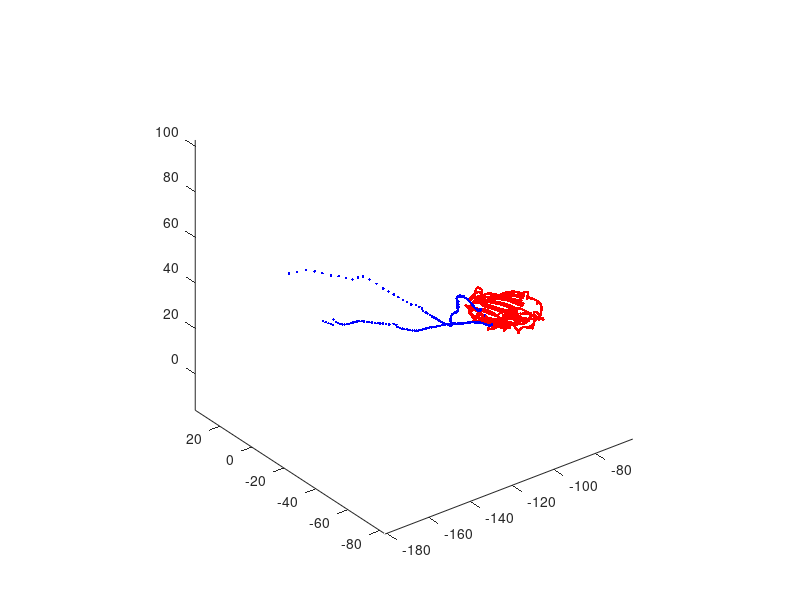

MATLAB code to generate this figure: (Note: this script raises an error after producing the figure.)

clear all
close all
clc

addpath MatLab_Valentina/cyclopsbimanual
%%

M =  csvread('ESD_singleInstrument.csv',7,2);
M = M(:,1:7);      % Cut of last column, is empty

Translation_taskspace = 1000*M(:,5:7)';
Quaternion_taskspace = M(:,1:4)';

Trans_frame = [-1 0 0; 0 0 1; 0 1 0];
Translation_taskspace = Trans_frame*Translation_taskspace;

figure
plot3(Translation_taskspace(1,:),Translation_taskspace(2,:),Translation_taskspace(3,:),'.b')
axis equal

for i = 1:length(Translation_taskspace(1,:))
    if Translation_taskspace(1,i) < -91
        Translation_taskspace(:,i) = zeros(3,1);
        Quaternion_taskspace(:,i) = zeros(4,1);
    end
    if Translation_taskspace(3,i) > 22.5
        Translation_taskspace(:,i) = zeros(3,1);
        Quaternion_taskspace(:,i) = zeros(4,1);
    end
end

Translation_taskspace(:,any(Translation_taskspace,1)==0)=[];
Quaternion_taskspace(:,any(Quaternion_taskspace,1)==0)=[];

hold on    
plot3(Translation_taskspace(1,:),Translation_taskspace(2,:),Translation_taskspace(3,:),'.r')
axis equal    



for i = 1:length(Quaternion_taskspace(1,:))
%     norm quaternion
    Rotation_taskspace(:,:,i) = quat2rot([Quaternion_taskspace(end,i); Quaternion_taskspace(1:3,i)]);
    temprot2rpy = rot2rpy(Rotation_taskspace(:,:,i));
    %[Rotation_angle(3,i),Rotation_angle(2,i),Rotation_angle(1,i)] = temprot2rpy;
    Rotation_angle(3,i) = temprot2rpy(1,1);
    Rotation_angle(2,i) = temprot2rpy(1,2);
    Rotation_angle(1,i) = temprot2rpy(1,3);
    
end
    
Rotation_angle = Trans_frame*Rotation_angle;
Rotation_angle(1,:) = zeros(size(Rotation_angle(1,:)));
p_end_effector = [45; 0; -6.5];


for i =1:length(Quaternion_taskspace(1,:))
    R(:,:,i) = rpy2rot(Rotation_angle(3,i),Rotation_angle(2,i),Rotation_angle(1,i));
    p(:,i) = R(:,:,i)*p_end_effector + Translation_taskspace(:,i);
    
end

plot3(p(1,:),p(2,:),p(3,:),'.r')
axis equal 

% Relative trans and rot
max_x = max(p(1,:));
min_x = min(p(1,:));
max_y = max(p(2,:));
min_y = min(p(2,:));
max_z = max(p(3,:));
min_z = min(p(3,:));

cx = min_x + (max_x - min_x)/2;
cy = min_y + (max_y - min_y)/2;
cz = min_z + (max_z - min_z)/2;

p_relative = [];
for i=1:size(p,2)
    p_relative(1:3,i) = p(:,i) - [cx; cy; cz];
    p_relative(4:6,i) = Rotation_angle(:,i);
end

data_r_tp = p_relative;
save('data_r_tp.mat', 'data_r_tp');

% Relative_Translation = Translation_taskspace - repmat([cx;cy;cz],1,length(Translation_taskspace(1,:)));
% figure 
% plot3(Relative_Translation(1,:),Relative_Translation(2,:),Relative_Translation(3,:),'.b')
% axis equal

% minry = min(Rotation_angle(2,:));
% minrz = min(Rotation_angle(3,:));
% 
% maxry = max(Rotation_angle(2,:));
% maxrz = max(Rotation_angle(3,:));
% 
% Relative_Rotation = Rotation_angle - repmat([0;minry;minrz],1,length(Rotation_angle(1,:)));
% 
% 
% Matrix_trans_rot = [Translation_taskspace; Rotation_angle];
% Matrix_relative_trans_rot = [Relative_Translation; Relative_Rotation];
% 
% Matrix_tracking_data(1:5,:) = Matrix_relative_trans_rot(1:5,:);
% Matrix_tracking_data(6,:) = Matrix_trans_rot(6,:);
% 

